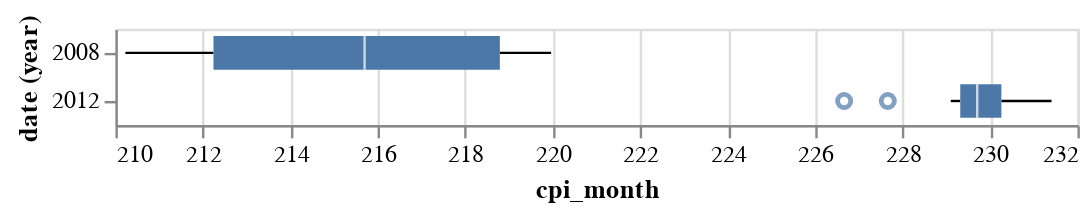

Source (notebook cell):
### Code cell
boxplot_year(cpi_month, cpi_cols, [2008,2012])

### Figure 1 — Vega-Lite specification as saved in the notebook (floating-point values rounded to 4 significant figures)
{"config": {"view": {"continuousWidth": 400, "continuousHeight": 300}}, "repeat": ["cpi_month"], "spec": {"data": {"name": "data-4e27b3d05ffdda779e4e665ae487fdbf"}, "mark": "boxplot", "encoding": {"tooltip": {"field": "Title", "type": "nominal"}, "x": {"field": {"repeat": "repeat"}, "scale": {"zero": false}, "type": "quantitative"}, "y": {"field": "date", "timeUnit": "year", "type": "nominal"}}}, "$schema": "https://vega.github.io/schema/vega-lite/v4.17.0.json", "datasets": {"data-4e27b3d05ffdda779e4e665ae487fdbf": [{"date": "2012-12-01T00:00:00", "cpi_month": 229.6}, {"date": "2012-11-01T00:00:00", "cpi_month": 230.2}, {"date": "2012-10-01T00:00:00", "cpi_month": 231.3}, {"date": "2012-09-01T00:00:00", "cpi_month": 231.4}, {"date": "2012-08-01T00:00:00", "cpi_month": 230.4}, {"date": "2012-07-01T00:00:00", "cpi_month": 229.1}, {"date": "2012-06-01T00:00:00", "cpi_month": 229.5}, {"date": "2012-05-01T00:00:00", "cpi_month": 229.8}, {"date": "2012-04-01T00:00:00", "cpi_month": 230.1}, {"date": "2012-03-01T00:00:00", "cpi_month": 229.4}, {"date": "2012-02-01T00:00:00", "cpi_month": 227.7}, {"date": "2012-01-01T00:00:00", "cpi_month": 226.7}, {"date": "2008-12-01T00:00:00", "cpi_month": 210.2}, {"date": "2008-11-01T00:00:00", "cpi_month": 212.4}, {"date": "2008-10-01T00:00:00", "cpi_month": 216.6}, {"date": "2008-09-01T00:00:00", "cpi_month": 218.8}, {"date": "2008-08-01T00:00:00", "cpi_month": 219.1}, {"date": "2008-07-01T00:00:00", "cpi_month": 220.0}, {"date": "2008-06-01T00:00:00", "cpi_month": 218.8}, {"date": "2008-05-01T00:00:00", "cpi_month": 216.6}, {"date": "2008-04-01T00:00:00", "cpi_month": 214.8}, {"date": "2008-03-01T00:00:00", "cpi_month": 213.5}, {"date": "2008-02-01T00:00:00", "cpi_month": 211.7}, {"date": "2008-01-01T00:00:00", "cpi_month": 211.1}]}}
